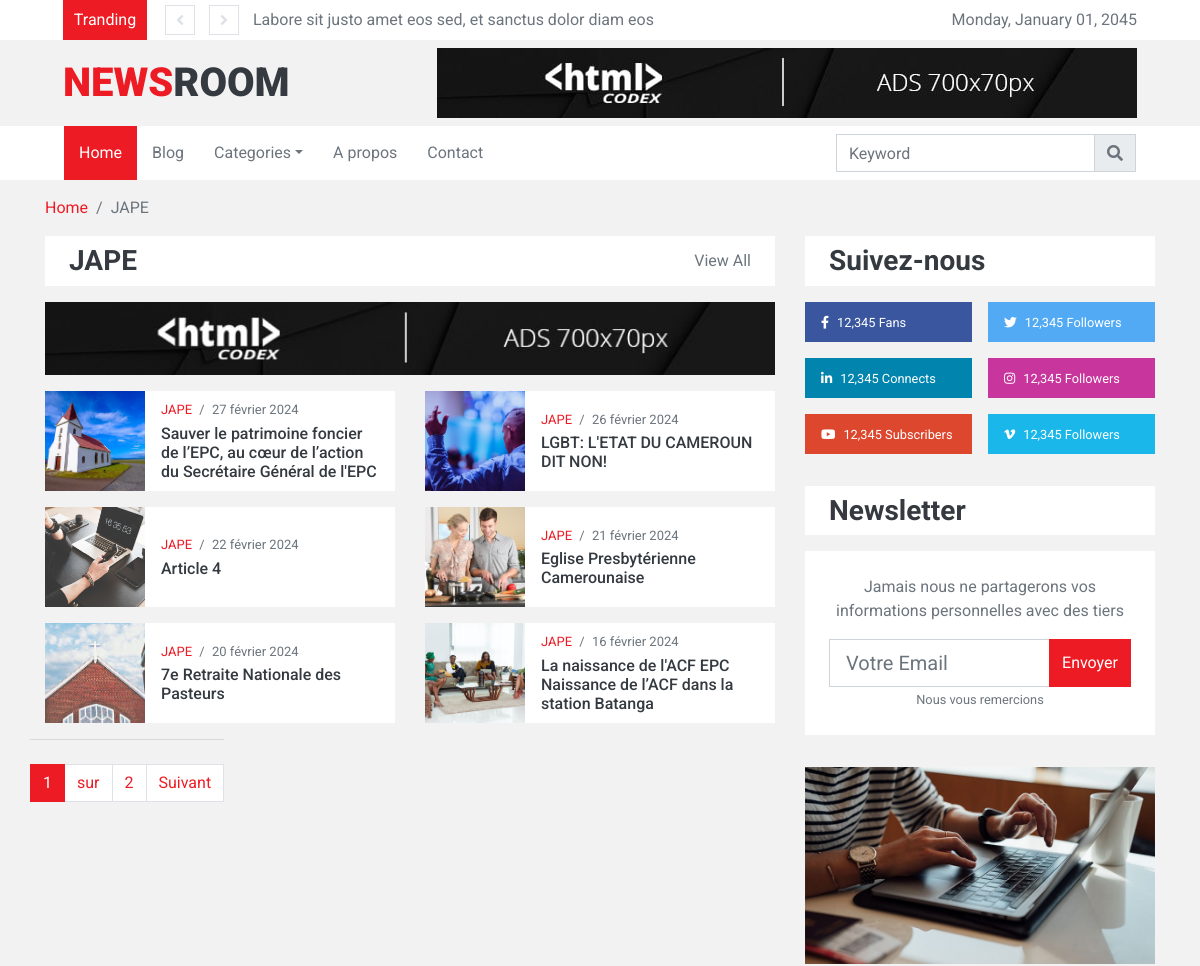
Before: /category/jape/ (upper part) with the older database file.
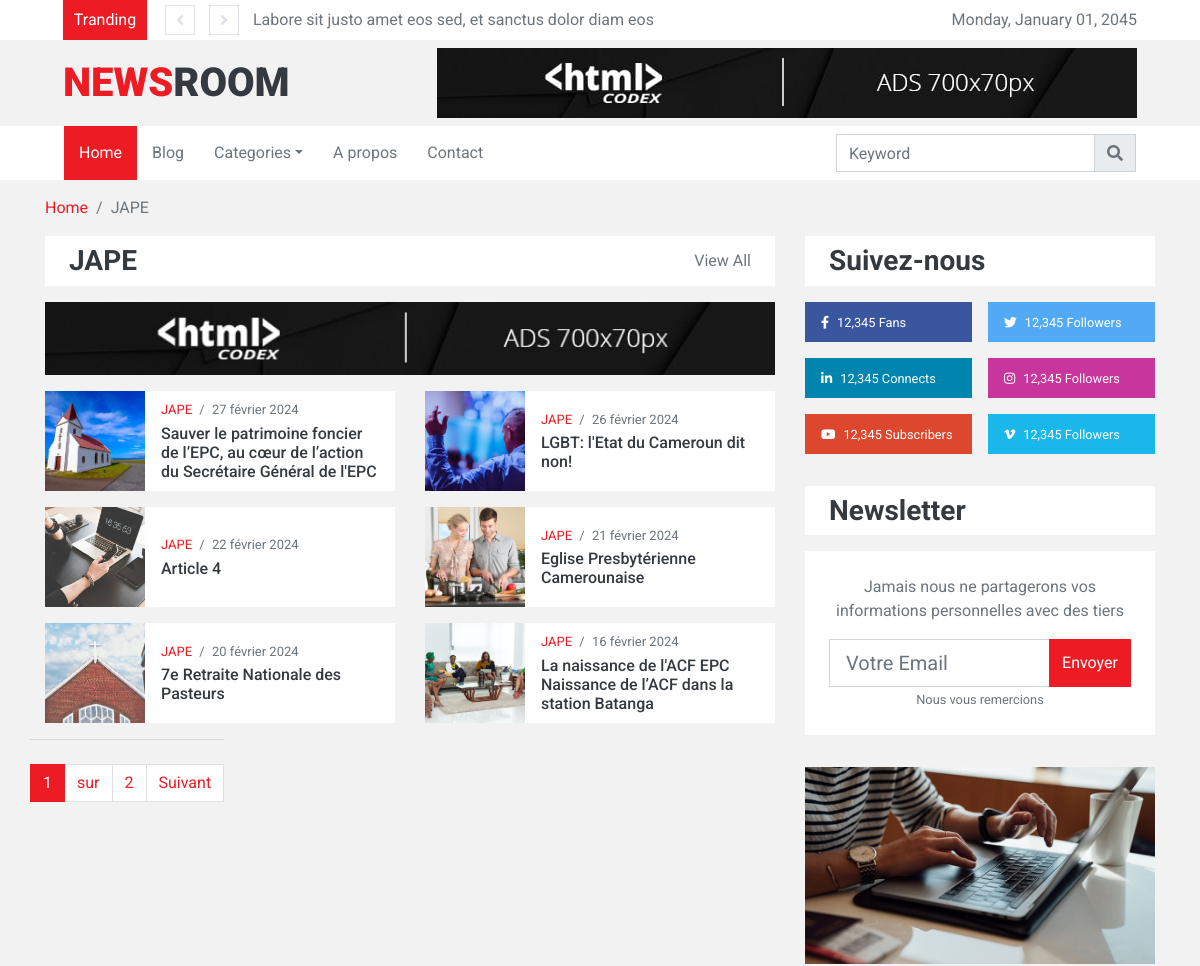
After: the same page with the newer database file.
### blog/models.py (models this page shows, shortened)
class BlogPost(models.Model):
    title = models.CharField(max_length=255, unique=True, verbose_name='Titre')
    slug = models.SlugField(max_length=255, unique=True, blank=True)
    author = models.ForeignKey(User, on_delete=models.SET_NULL, null=True, blank=True)
    last_update = models.DateTimeField(auto_now=True)
    created_on = models.DateField(blank=True, null=True)
    category = models.ManyToManyField(CategoryPost)
    published = models.BooleanField(default=False, verbose_name="Publié")
    image = models.ImageField(upload_to="images")
    content = models.TextField(blank=True, verbose_name='Contenu')
    read_count = models.IntegerField(default=0, verbose_name='Nombre de lecture')
    class Meta:
        ordering = ['-created_on']
        verbose_name = "Article"

### blog/views.py (the view)
# urls.py: path('category/<str:category>/', category2_view, name="categorie"),
def category2_view(request, category):
    category_post = CategoryPost.objects.get(cat_slug=category)
    posts = BlogPost.objects.all().filter(published=True, category=category_post)[:4]
    all_posts = BlogPost.objects.all().filter(published=True).exclude(category=category_post)[:5]
    other_posts = BlogPost.objects.all().filter(published=True, category=category_post)[4:12]
    other_posts = BlogPost.objects.all().filter(published=True)[4:105]
    paginator = Paginator(other_posts, 6)
    page = request.GET.get("page")
    try:
        p_posts = paginator.page(page)
    except PageNotAnInteger:
        p_posts = paginator.page(1)
    except EmptyPage:
        p_posts = paginator.page(paginator.num_pages)
    print("le nombre de page est :")
    print(page)
    context = {"posts": posts, "category_post": category_post, "other_posts": other_posts, "p_posts": p_posts,
               "page": page, "all_posts": all_posts}
    return render(request, "blog/category.html", context)

### blog/templates/blog/category.html (shortened to what the changed rows need)
{% extends 'base_site.html' %}
{% load static %}
{% block content %}
<div class="container-fluid py-3">
    <div class="container">
        <div class="row">
            <div class="col-lg-8">
                <div class="row">
                    {% for post in p_posts %}
                    <div class="col-lg-6">
                        <div class="d-flex mb-3">
                            <img src="{{ post.image.url }}" style="width: 100px; height: 100px; object-fit: cover;">
                            <div class="w-100 d-flex flex-column justify-content-center bg-light px-3"
                                 style="height: 100px;">
                                <div class="mb-1" style="font-size: 13px;">
                                    <a href="">{{ category_post.title }}</a>
                                    <span class="px-1">/</span>
                                    <span>{{ post.created_on}}</span>
                                </div>
                                <a class="h6 m-0" href="{% url 'single' slug=post.slug %}">{{ post.title }}</a>
                            </div>
                        </div>
                    </div>
                    {% endfor %}
                </div>
            </div>
        </div>
    </div>
</div>
{% endblock %}

Changed rows visible on the page:
changed BlogPost: title "LGBT: L'ETAT DU CAMEROUN DIT NON!" → "LGBT: l'Etat du Cameroun dit non!"
